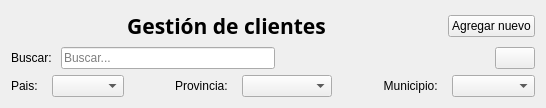
               <widget class="QWidget" name="page_clientes">
                <layout class="QVBoxLayout" name="verticalLayout_page_clientes">
                 <item>
                  <layout class="QVBoxLayout" name="verticalLayout_search_clientes">
                   <item>
                    <layout class="QHBoxLayout" name="horizontalLayout_3">
                     <item>
                      <spacer name="horizontalSpacer_3">
                       <property name="orientation">
                        <enum>Qt::Horizontal</enum>
                       </property>
                       <property name="sizeHint" stdset="0">
                        <size>
                         <width>40</width>
                         <height>20</height>
                        </size>
                       </property>
                      </spacer>
                     </item>
                     <item>
                      <widget class="QLabel" name="label_3">
                       <property name="font">
                        <font>
                         <family>Oswald</family>
                         <pointsize>16</pointsize>
                         <bold>true</bold>
                        </font>
                       </property>
                       <property name="styleSheet">
                        <string notr="true">font-size: 16pt;</string>
                       </property>
                       <property name="text">
                        <string>Gestión de clientes</string>
                       </property>
                       <property name="alignment">
                        <set>Qt::AlignCenter</set>
                       </property>
                      </widget>
                     </item>
                     <item>
                      <spacer name="horizontalSpacer_4">
                       <property name="orientation">
                        <enum>Qt::Horizontal</enum>
                       </property>
                       <property name="sizeHint" stdset="0">
                        <size>
                         <width>40</width>
                         <height>20</height>
                        </size>
                       </property>
                      </spacer>
                     </item>
                     <item>
                      <widget class="QPushButton" name="bt_create_cliente">
                       <property name="cursor">
                        <cursorShape>PointingHandCursor</cursorShape>
                       </property>
                       <property name="text">
                        <string>Agregar nuevo</string>
                       </property>
                       <property name="icon">
                        <iconset>
                         <normaloff>images/add-client.svg</normaloff>images/add-client.svg</iconset>
                       </property>
                       <property name="iconSize">
                        <size>
                         <width>25</width>
                         <height>25</height>
                        </size>
                       </property>
                      </widget>
                     </item>
                    </layout>
                   </item>
                   <item>
                    <layout class="QHBoxLayout" name="horizontalLayout_15">
                     <item>
                      <widget class="QLabel" name="label_14">
                       <property name="text">
                        <string>Buscar: </string>
                       </property>
                      </widget>
                     </item>
                     <item>
                      <widget class="QLineEdit" name="le_search_clients">
                       <property name="placeholderText">
                        <string>Buscar...</string>
                       </property>
                      </widget>
                     </item>
                     <item>
                      <spacer name="horizontalSpacer_11">
                       <property name="orientation">
                        <enum>Qt::Horizontal</enum>
                       </property>
                       <property name="sizeHint" stdset="0">
                        <size>
                         <width>40</width>
                         <height>20</height>
                        </size>
                       </property>
                      </spacer>
                     </item>
                     <item>
                      <widget class="QPushButton" name="bt_refresh_search_clients">
                       <property name="toolTip">
                        <string>&lt;html&gt;&lt;head/&gt;&lt;body&gt;&lt;p&gt;Reiniciar filtros de búsqueda&lt;/p&gt;&lt;/body&gt;&lt;/html&gt;</string>
                       </property>
                       <property name="text">
                        <string/>
                       </property>
                       <property name="icon">
                        <iconset>
                         <normaloff>images/refresh.svg</normaloff>images/refresh.svg</iconset>
                       </property>
                       <property name="iconSize">
                        <size>
                         <width>32</width>
                         <height>32</height>
                        </size>
                       </property>
                      </widget>
                     </item>
                    </layout>
                   </item>
                   <item>
                    <layout class="QHBoxLayout" name="horizontalLayout_19">
                     <property name="spacing">
                      <number>11</number>
                     </property>
                     <item>
                      <layout class="QHBoxLayout" name="horizontalLayout_16">
                       <item>
                        <widget class="QLabel" name="label_15">
                         <property name="text">
                          <string>Pais: </string>
                         </property>
                         <property name="alignment">
                          <set>Qt::AlignRight|Qt::AlignTrailing|Qt::AlignVCenter</set>
                         </property>
                        </widget>
                       </item>
                       <item>
                        <widget class="QComboBox" name="cb_search_clientes_pais">
                         <property name="placeholderText">
                          <string>País...</string>
                         </property>
                        </widget>
                       </item>
                       <item>
                        <spacer name="horizontalSpacer_9">
                         <property name="orientation">
                          <enum>Qt::Horizontal</enum>
                         </property>
                         <property name="sizeHint" stdset="0">
                          <size>
                           <width>40</width>
                           <height>20</height>
                          </size>
                         </property>
                        </spacer>
                       </item>
                      </layout>
                     </item>
                     <item>
                      <layout class="QHBoxLayout" name="horizontalLayout_17">
                       <item>
                        <widget class="QLabel" name="label_16">
                         <property name="text">
                          <string>Provincia: </string>
                         </property>
                         <property name="alignment">
                          <set>Qt::AlignRight|Qt::AlignTrailing|Qt::AlignVCenter</set>
                         </property>
                        </widget>
                       </item>
                       <item>
                        <widget class="QComboBox" name="cb_search_clientes_provincia">
                         <property name="placeholderText">
                          <string>Provincia...</string>
                         </property>
                        </widget>
                       </item>
                      </layout>
                     </item>
                     <item>
                      <layout class="QHBoxLayout" name="horizontalLayout_18">
                       <item>
                        <spacer name="horizontalSpacer_10">
                         <property name="orientation">
                          <enum>Qt::Horizontal</enum>
                         </property>
                         <property name="sizeHint" stdset="0">
                          <size>
                           <width>40</width>
                           <height>20</height>
                          </size>
                         </property>
                        </spacer>
                       </item>
                       <item>
                        <widget class="QLabel" name="label_18">
                         <property name="text">
                          <string>Municipio: </string>
                         </property>
                         <property name="alignment">
                          <set>Qt::AlignRight|Qt::AlignTrailing|Qt::AlignVCenter</set>
                         </property>
                        </widget>
                       </item>
                       <item>
                        <widget class="QComboBox" name="cb_search_clientes_municipio">
                         <property name="placeholderText">
                          <string>Municipio</string>
                         </property>
                        </widget>
                       </item>
                      </layout>
                     </item>
                    </layout>
                   </item>
                  </layout>
                 </item>
                </layout>
               </widget>
